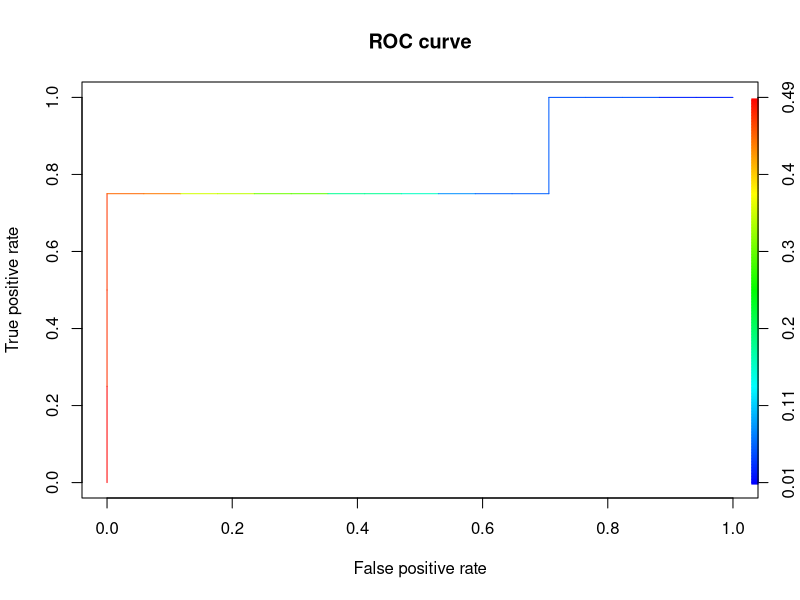
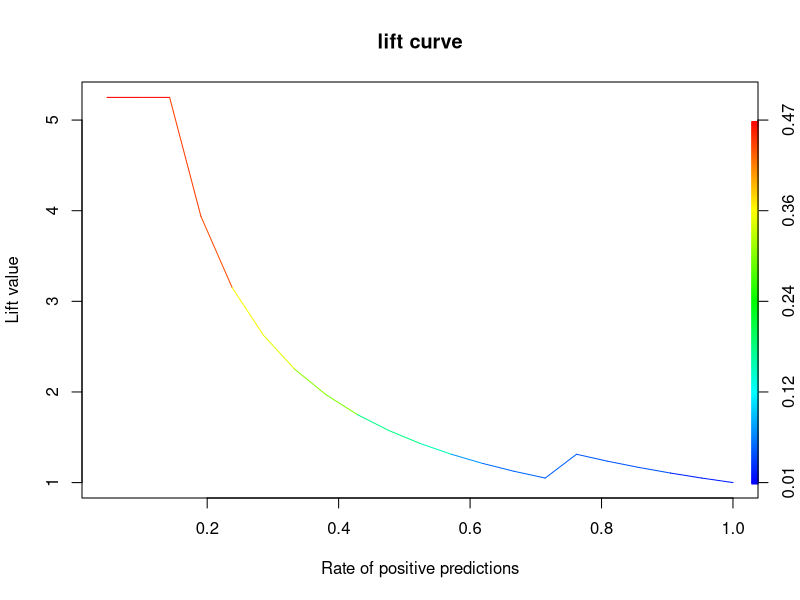

Write R code to recreate these figures, in order.
# Load the kyphosis data set.
require(rpart)
data(kyphosis)
View(kyphosis)
kyphosis = kyphosis
table(kyphosis$Kyphosis)
str(kyphosis)

# Split randomly
x <- kyphosis[sample(1:nrow(kyphosis), nrow(kyphosis), replace = F),]
x.train <- kyphosis[1:floor(nrow(x)*.75), ]
x.evaluate <- kyphosis[(floor(nrow(x)*.75)+1):nrow(x), ]

# Create a model using "random forest and bagging ensemble algorithms
# utilizing conditional inference trees."
require(party)
x.model <- cforest(Kyphosis ~ Age + Number + Start, data=x.train,
                   control = cforest_unbiased(mtry = 3))

# Alternatively, use "recursive partitioning [...] in a conditional
# inference framework."
# x.model <- ctree(Kyphosis ~ Age + Number + Start, data=x.train)

# ctree plots nicely (but cforest doesn"t plot)
# plot (x.model)

# Use the model to predict the evaluation.
x.evaluate$prediction <- predict(x.model, newdata=x.evaluate)

# Calculate the overall accuracy.
x.evaluate$correct <- x.evaluate$prediction == x.evaluate$Kyphosis
print(paste("% of predicted classifications correct", mean(x.evaluate$correct)))

# Extract the class probabilities.
x.evaluate$probabilities <- 1- unlist(treeresponse(x.model,
                                                   newdata=x.evaluate), use.names=F)[seq(1,nrow(x.evaluate)*2,2)]

# Plot the performance of the model applied to the evaluation set as
# an ROC curve.
require(ROCR)
pred <- prediction(x.evaluate$probabilities, x.evaluate$Kyphosis)
perf <- performance(pred,"tpr","fpr")
plot(perf, main="ROC curve", colorize=T)

# And then a lift chart
perf <- performance(pred,"lift","rpp")
plot(perf, main="lift curve", colorize=T)
